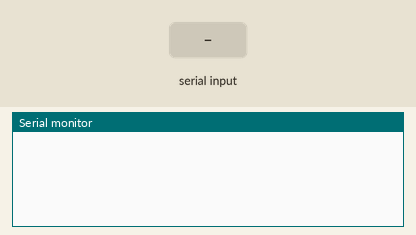
This sketch was run on a simulated Arduino Uno, built with avr-gcc and run on an emulated ATmega328P. On the bench: the last lines printed to the serial monitor. Inputs (shaded band) come from the test bench.

Above: at 1.2 s.
1.3 s: "r" received over Serial
At 2.5 s:
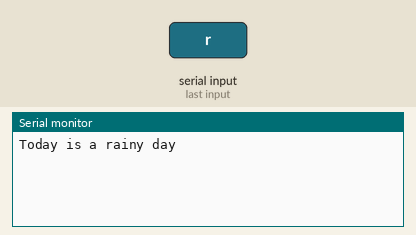
2.8 s: "s" received over Serial
At 3.7 s:
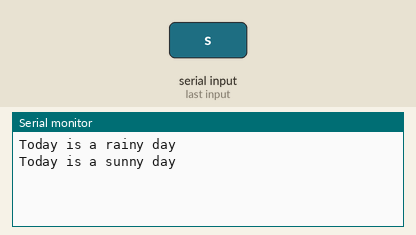
4.3 s: "c" received over Serial
At 4.9 s:
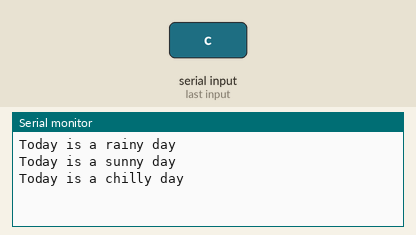

The sketch:

if_else_day_weather.ino
```cpp
// C++ code
//if-else
/*if(condition1,condition2,....)
	{
    code
    }
  else
    {
    code
    }*/
void setup()
{
  Serial.begin(9600);
}

void loop()
{
 if(Serial.available()>0)
 {
  char data=Serial.read();
  if(data=='r'||data=='R')
  {
    Serial.println("Today is a rainy day");
  }
  else if(data=='s'||data=='S')
  {
    Serial.println("Today is a sunny day");
  }
  else if(data=='c'||data=='C')
  {
    Serial.println("Today is a chilly day");
  }
  delay(1000);
 }
}
```

Measured:
- after the input at 1.3 s, the serial monitor: prints a new line at once (image 1)
- after the input at 2.8 s, the serial monitor: prints a new line at once (image 2)
- after the input at 4.3 s, the serial monitor: prints a new line at once (image 3)
